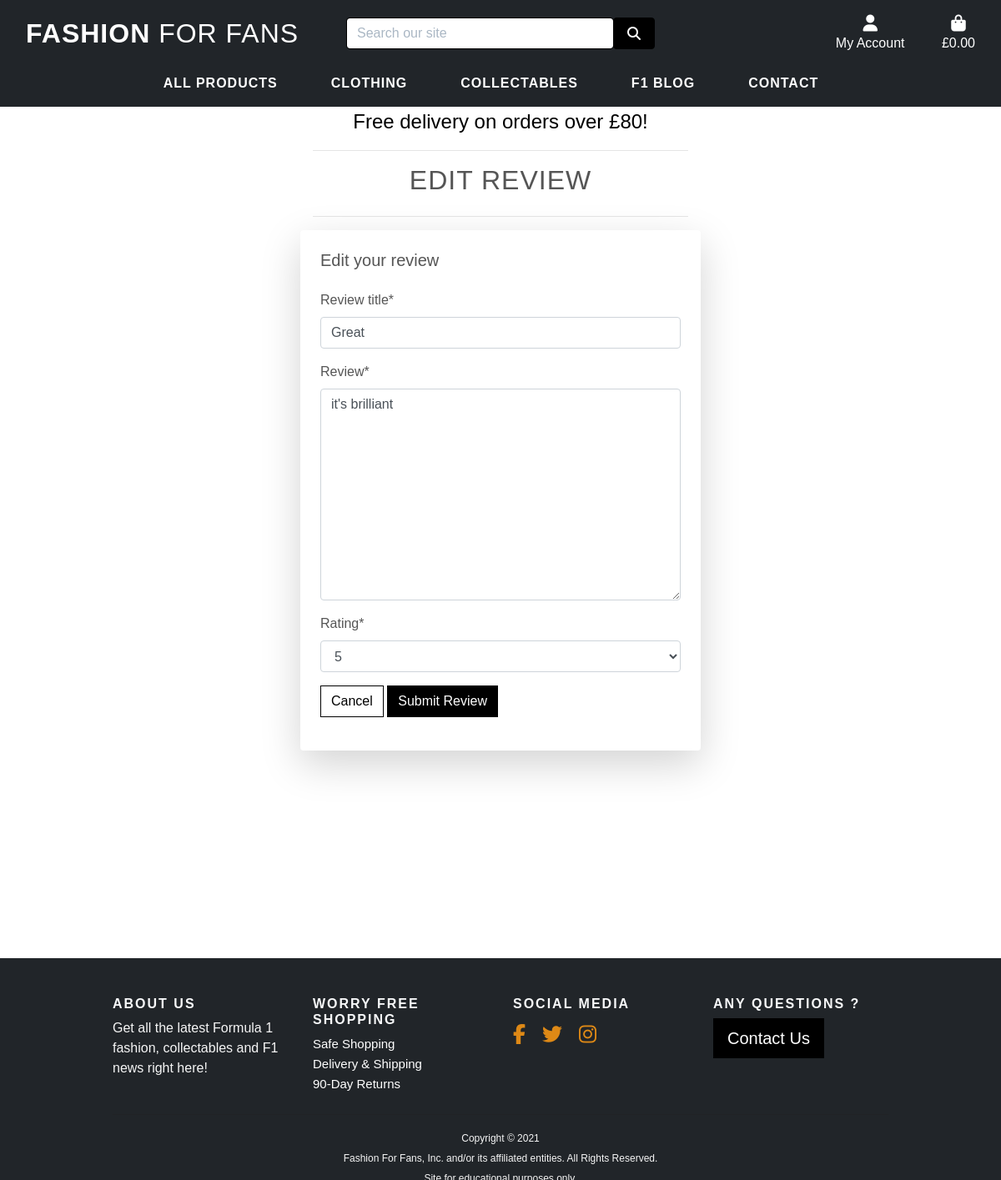
The page /products/edit_review/15/ (signed in) on the database its author committed.
### products/models.py (models this page shows, shortened)
class Review(models.Model):
    product = models.ForeignKey(
        Product,
        on_delete=models.CASCADE,
        related_name='reviews')
    rating = models.IntegerField(
        choices=INTEGER_CHOICES, default='5')
    reviewer = models.ForeignKey(
        User, on_delete=models.CASCADE)
    date = models.DateTimeField(
        auto_now_add=True)
    review_title = models.CharField(
        max_length=50, null=False,
        blank=False)
    review = models.TextField(
        max_length=1024, null=False,
        blank=False)

### products/views.py (the view)
# urls.py: path('edit_review/<int:review_id>/',
@login_required
def edit_review(request, review_id,):
    review = get_object_or_404(Review, pk=review_id)
    if request.user == review.reviewer or request.user.is_superuser:
        if request.method == 'POST':
            form = ReviewForm(request.POST, instance=review)
            if form.is_valid():
                form.save()
                messages.success(request,
                                 'Your review has been successfully edited')
                return redirect(reverse('products'))
            else:
                messages.error(request,
                               'Failed to edit product review. \
                                Please ensure the form is valid.')
        else:
            form = ReviewForm(instance=review)
        template = 'products/edit_review.html'
        context = {
            'form': form,
            'review': review,
        }
        return render(request, template, context)
    else:
        messages.error(request, 'You cannot do that !')
        return redirect(reverse('products'))

### products/forms.py
class ReviewForm(forms.ModelForm):
    class Meta:
        model = Review
        fields = (
            'review_title',
            'review',
            'rating',
            )

### bag/contexts.py (called while the page is built, shortened)
def bag_contents(request):
    bag_items = []
    total = 0
    product_count = 0
    bag = request.session.get('bag', {})
    if total < settings.FREE_DELIVERY_THRESHOLD:
        delivery = total * Decimal(settings.STANDARD_DELIVERY_PERCENTAGE/100)
        free_delivery_delta = settings.FREE_DELIVERY_THRESHOLD - total
    else:
        delivery = 0
        free_delivery_delta = 0
    grand_total = delivery + total
    context = {
        'bag_items': bag_items,
        'total': total,
        'product_count': product_count,
        'delivery': delivery,
        'free_delivery_delta': free_delivery_delta,
        'free_delivery_threshold': settings.FREE_DELIVERY_THRESHOLD,
        'grand_total': grand_total,
    }
    return context

### products/templates/products/edit_review.html (shortened to what this page needs)
{% extends "base.html" %}
{% block page_header %}
    <div class="container header-container">
    </div>
{% endblock %}
{% block content %}
<div class="container review-container">
    <div class="row justify-content-center">
        <div class="col-12 col-md-6 review-header">
            <hr>
            <h2 class="logo-font mb-4 text-center main-font">Edit Review</h2>
            <hr>
        </div>
    </div>
    <div class="row justify-content-center main-font">
        <div class="col-12 col-md-6 bg-white rounded shadow-lg p-4 mb-5">
            <h5 class="mb-4">Edit your review</h5>
            <form method="POST" action="{% url 'edit_review' review.id %}" enctype="multipart/form-data">
                <div class="form-group">
                    {{ form | crispy }}
                </div>
                <div class="form-group">
                    <a class="btn btn-outline-black rounded-0" href="{% url 'products' %}">Cancel</a>
                    <button class="btn btn-outline-white rounded-0" type="submit"> Submit Review
                    </button>
                </div>
            </form>
        </div>
    </div>
</div>
{% endblock %}

### static/css/base.css (style rules this page uses)
:root { --main-font-color-dark: #555; }
:root { --body-font: 'Monserrat', sans-serif; --h1-font-size: 2.5rem; --h2-font-size: 2.3rem; --small-font-size: 0.75rem; --normal-font-size: 0.93rem; --medium-font-size: 1.2rem; --large-font-size: 2.7rem; }
@media screen and (min-width: 768px) { :root { --h1-font-size: 4.5rem; --h2-font-size: 3.56rem; --small-font-size: 0.813rem; --normal-font-size: 1rem; --large-font-size: 10rem; } }
html { height: 100%; scroll-behavior: smooth; }
body { background: linear-gradient(to bottom, rgba(0,0,0,0.6), rgba(0,0,0,0.6)), url('/media/home-image-alt.png') no-repeat center center fixed; -webkit-background-size: cover; -moz-background-size: cover; -o-background-size: cover; background-size: cover; height: calc(100vh - 164px); color: #f5f5f5; font-family: var(--body-font); }
a { text-decoration: none !important; }
.logo-font { text-transform: uppercase; letter-spacing: 1px; }
.btn-outline-black { background: white; color: black !important; border: 1px solid black; }
.btn-outline-white { background: black; color: white !important; border: 1px solid black; }
.main-font { color: var(--main-font-color-dark); }
@media (min-width: 1200px) { .container { max-width: 80%; } }
@media (min-width: 992px) { .header-container { padding-top: 164px; } }

### rows shown on the page
Review: review_title "Great", review "it's brilliant", rating "5"

### other values the page prints
{{ free_delivery_threshold }} "80"
